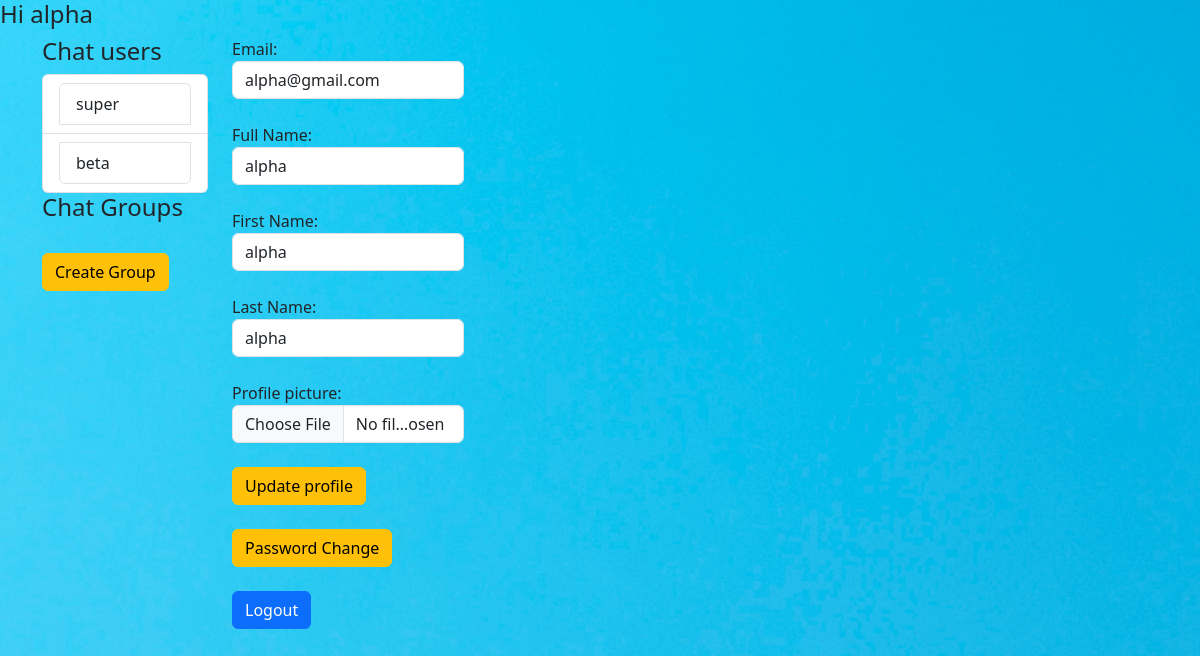
The app's page /reg/profile/ (signed in), older data.
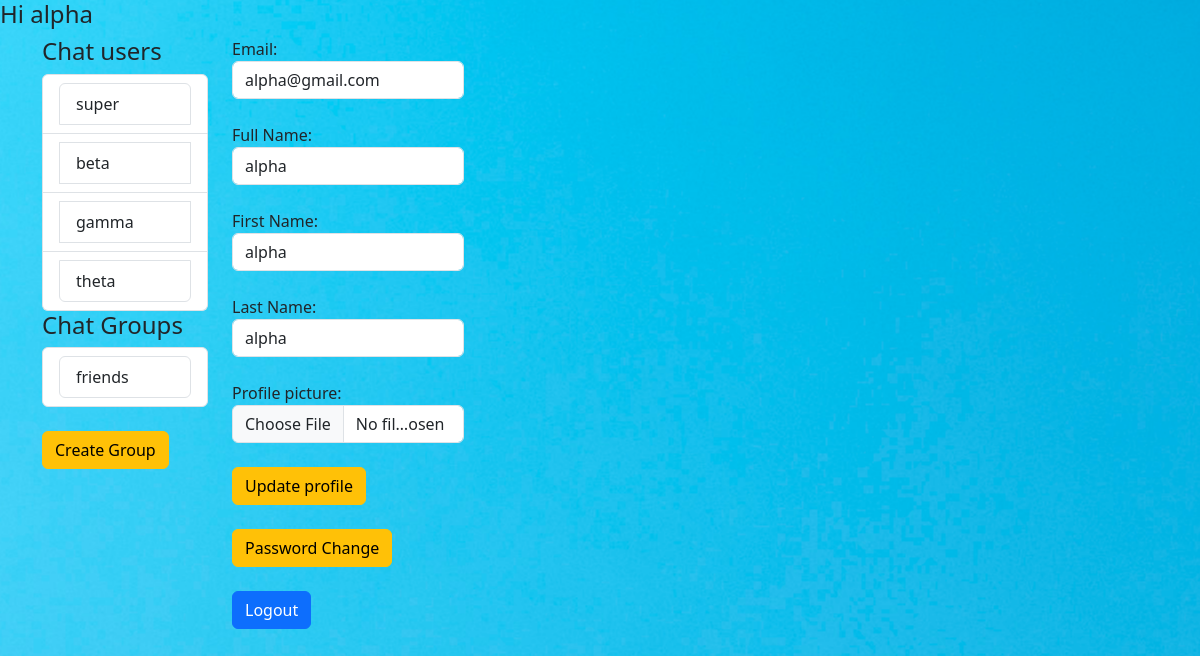
The same page, newer data.
### registration/models.py (models this page shows, shortened)
class User(AbstractBaseUser):
    email = models.EmailField(max_length=200, verbose_name="Email", unique=True)
    username = models.CharField(max_length=70, verbose_name="Full Name")
    first_name = models.CharField(max_length=70, verbose_name="First Name")
    last_name = models.CharField(max_length=70, verbose_name="Last Name")
    profile_picture = models.ImageField(upload_to ='uploads/',blank=True, null=True)
    is_verified = models.BooleanField(default=False)
    otp = models.CharField(max_length=6, blank=True, null=True)
    is_active = models.BooleanField(default=True)
    is_admin = models.BooleanField(default=False)
    created_at = models.DateTimeField(auto_now_add= True)
    updated_at = models.DateTimeField(auto_now=True)
    last_login = models.DateTimeField(auto_now=True)
    objects = UserManager()
    USERNAME_FIELD = 'email'
    REQUIRED_FIELDS = ['username','otp','first_name','last_name']
    def __str__(self):
        return self.email

### chatapp/models.py (models this page shows)
class Group(models.Model):
    name = models.CharField(max_length=20)
    timestamp = models.DateTimeField(auto_now=True)
    members = models.ManyToManyField(User, blank=False, related_name='group_members')

### registration/views.py (the view)
# urls.py: path('profile/',views.userprofile, name='profile'),
@login_required
def userprofile(request):
    if request.user.is_authenticated:
        all_user = User.objects.all().exclude(is_verified=False)
        all_groups = Group.objects.filter(members=request.user).annotate(
                                            num_members=Count('members')).filter(members__gt=3)
        if request.method == "POST":
            if request.user.is_admin == True:
                fm = AdminProfileForm(request.POST, instance= request.user)
                user = all_user
            else:
                fm = UserProfileForm(request.POST, instance= request.user)
                user = None
            if fm.is_valid():
               fm.save()
               messages.success(request, "Your Profile data is updated")
        else:
            if request.user.is_admin == True:
                fm = AdminProfileForm(instance= request.user)
                user = all_user
            else:
                fm = UserProfileForm(instance= request.user)
                user = None
        return render(request, 'registration/profilepage.html', {'nm': request.user, 'FORM': fm, 'users':user,
                                                                 'chat_users':all_user.exclude(email=request.user),
                                                                 'all_groups':all_groups})
    else:
        return HttpResponseRedirect('/reg/login/')

### registration/forms.py
class UserProfileForm(UserChangeForm):
    password = None
    class Meta:
        model = User
        fields = ['email','username','first_name','last_name','profile_picture']
        labels = {'email':'Email'}
        widgets = {'email': forms.EmailInput(attrs={'class':'form-control'}),
                   'username': forms.TextInput(attrs={'class':'form-control'}),
                   'first_name': forms.TextInput(attrs={'class':'form-control'}),
                   'last_name': forms.TextInput(attrs={'class':'form-control'}),
                   'profile_picture': forms.FileInput(attrs={'class':'form-control'})
                   }

### registration/templates/registration/profilepage.html (shortened to what this page needs)
{% extends 'registration/home.html' %}
{% load static %}
{% block basecontent %}
    <h4>Hi {{nm.username}}</h4>
    <div class="container">
        <div class="row">
            <div class="col-md-2">
                <h4>Chat users</h4>
                <ul class="list-group">
                    {% for oneuser in chat_users %}
                    <li class="list-group-item">
                    <a href="{% url 'create_chatgroup' nm.id oneuser.id %}" class="list-group-item list-group-item-action">
                        {{oneuser.username}}</a>
                    </li>
                    {% endfor %}
                </ul>
                <h4>Chat Groups</h4>
                <ul class="list-group">
                    {% for group in all_groups %}
                    <li class="list-group-item">
                    <a href="{% url 'community_chat' group.name %}" class="list-group-item list-group-item-action">
                        {{group.name}}</a>
                    </li>
                    {% endfor %}
                </ul>
                <br>
                <a href="{% url 'create_communitygroup' %}" class="btn btn-warning">
                    Create Group</a>
                <br>
            </div>
            <div class="col-md-10">
                <form action="" method="POST" novalidate>
                    {% for foo in FORM %}
                    <div class="form-group col-3">
                        {{foo.label_tag}} <br>{{foo}} {{form.errors | striptags}}
                    </div> <br>
                    {% endfor %}
                    <input type="submit" value="Update profile" class="btn btn-warning">
                </form>
                <br>
                <a href="{% url 'chpass' %}" class="btn btn-warning">Password Change</a>
                <br>
                <br>
                <a href="{% url 'logout' %}" class="btn btn-primary">Logout</a>
            </div>
        </div>
    </div>
{% endblock basecontent %}

Row changes from the older to the newer data that the page shows:
added User: username "gamma"
added User: username "theta"
now on this page (row edited): Group: name "friends"
